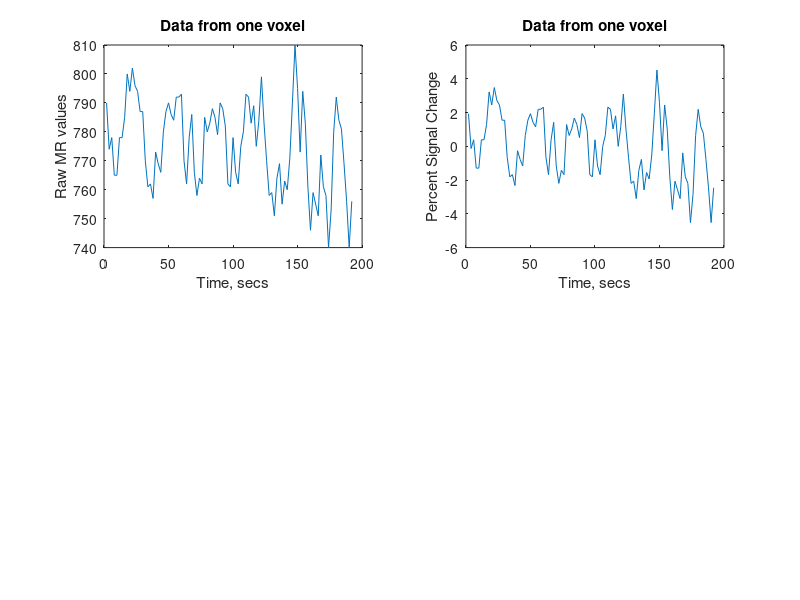
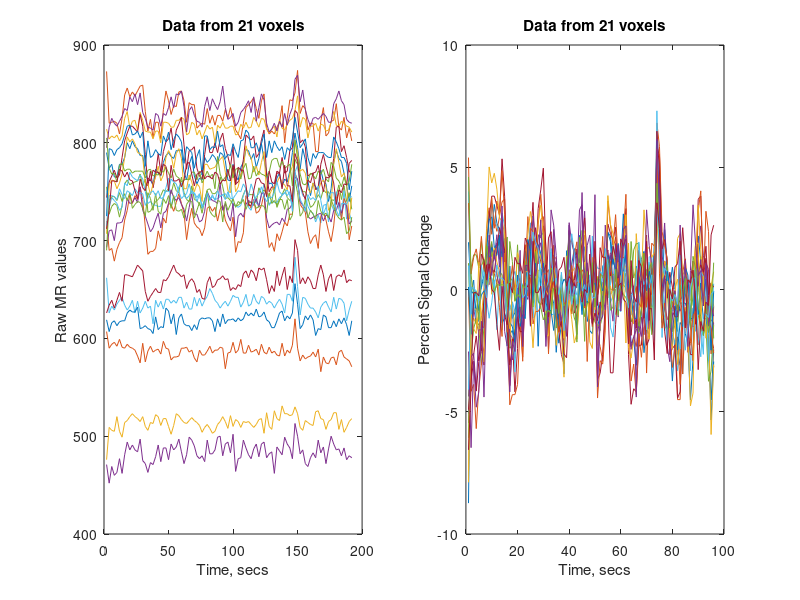

MATLAB code to generate these figures, in order: (Note: this script raises an error after producing the figures.)
%%%%%%%%%%%%%%%%%%%%%%%%%%%%%%%%%%%%%%%%%%%%%%%%%%%%%%%%%
%
% Class:     Psych 204B
% Tutorial:  Identifying MR Signals
% Author:    Rory Sayres/Kalanit Grill-Spector
% Date:      04/19/2004
% Duration:  45 minutes
% Copyright: Stanford University, Rory Sayres
%
%%%%%%%%%%%%%%%%%%%%%%%%%%%%%%%%%%%%%%%%%%%%%%%%%%%%%%%%%

% ************************************************************************
% TO SUBMIT THIS HOMEWORK: email it to Rory Sayres (sayres@stanford.edu)
% by midnight on Friday, October 28. There are 3 questions to answer 
% below. You can either type in the answer beneath the question, or send 
% them in a separate email.
% NOTE: there are two parts to this homework; complete both this and 
% linear_systems_tutorial for homework #3.
% ************************************************************************


% Purpose:   
%
%    This tutorial introduces the student to considerations faced
% by fMRI investigators in distinguishing signals, which we want
% to measure, from noise, which we don't particularly care to
% measure. The noise can come from a variety of different areas,
% which will be discussed in lecture. Among the topics that are
% covered are:
%
%       1) Dealing with signal drift
%
%       2) Contrast - to - noise ratios (CNR);
%
%       3) Averaging, spatially and temporally, to enhance CNR
%
% For this tutorial, we're going to use some data taken from 
% an fMRI scanning session. This is the same session we will
% look at over the coming weeks with the different analysis 
% packages. The session consists of several scans used to
% localize regions of interest involved in different aspects
% of vision.
%
% For this week, we're only going to consider a small
% piece of this data: the time series taken from several
% voxels located in the subject's right area MT. Area
% MT (also known as V5 in some circles) is a visual area 
% which is of considerable interest to many researchers. 
% It processes visual motion, and so is very active when
% a motion stimulus is presented. 
%
% The scan from which this week's data is taken is an MT
% localizer scan, in which the subject saw alternating
% periods of moving and static stimuli. The stimulus was 
% a series of concentric circles. For 16 seconds, the circles
% would stay still, then for the next 16 seconds they would
% move rapidly in and out, then be static, then move, etc.
%
% Each 16-second period is referred to as a block. Because
% there are only two types of blocks in this scan, which 
% alternate, this design is sometimes referred to as an
% ABAB block design. Each pair of two blocks is called a 
% cycle. The scan consisted of six cycles, each 32 seconds
% long, for a total of 192 seconds.
% ('Cycle' refers to the idea that, after a 32-second 
% cycle the stimulus is in the same state as at the beginning
% of the cycle. We're interested in finding brain regions
% whose activation also returns to the same activity level
% at the same point in a cycle. But this is an aside which
% we'll explore later.)


%%%%%%%%%%%%%%%%%%%%%%%%%%%%%%%%%%%%%%%%%%%%%%%%%%%%%%%%%
% 1) Dealing with drift noise
%%%%%%%%%%%%%%%%%%%%%%%%%%%%%%%%%%%%%%%%%%%%%%%%%%%%%%%%%
% Let's load the sample data. As mentioned above, this
% data comes from an MT localizer that lasted 192 seconds,
% and consisted of six cycles of alternating static/motion:
load sampleData;

% the data is contained in a matrix, in which the rows represent time 
% frames and columns represent different voxels. Let's look at the 
% size of our data matrix, using the 'whos' command.
% (An aside: 'who' is a matlab command to show what variables you've
% defined; 'whos' is a more sophisticated command that shows the 
% class of variable, size, and memory taken by each one.)
whos

% you should see a table listing an entry 'data': that's our matrix.
% Notice there are 96 rows. This scan had a TR of 2 seconds, so each 
% row represents a 2-second time frame. Each column is the time
% course for the whole scan from a different voxel. Let's 
% plot some of these time courses!
figure(1); set(gcf,'Name','Data Time Courses');

% First, let's plot the data from one voxel:
subplot(2,2,1); 
t = 2:2:192; % time points for each MR frame
plot(t,data(:,1));
xlabel('Time, secs'); ylabel('Raw MR values');
title('Data from one voxel');

% What do you see? First, you may wonder what
% the y axis represents in this plot. This data is
% taken straight from the P*.7.mag files that are
% created at the scanner, after reconstructing the
% frequency- and phase-encoded signals into an MR image
% (review the MR Imaging and BasicMR tutorials if 
% you're confused about this). So, these values represent
% rather arbitrary units, which depend on many different 
% factors that are subject to change from session to 
% session, and even from voxel to voxel. To 
% get a sense of how the raw signal can vary, let's
% plot all 21 voxels in this sample data:
figure(2); set(gcf,'Name','Data Time Courses');
subplot(1,2,1);
cla;
plot(t,data);
xlabel('Time, secs'); ylabel('Raw MR values');
title('Data from 21 voxels');

% notice how the time courses from different voxels
% can be shifted by very large amounts from one another?
% what we're interested in is the variations in the 
% overall signal that are caused by our varying 
% experimental conditions. 
%
% There are many ways to account 
% for these shifts; one of the simplest ways to do this 
% is to convert to a percent signal change. We can do 
% this by dividing the time course of each voxel 
% by the mean intensity for that voxel:
dc = mean(data); % dc is our estimate for the baseline offset
data = data ./ (ones(size(data,1),1)*dc);

% now, the mean of each time course is 1;
% we'll subtract this away to set the mean to 
% 0 -- meaning zero signal change away from 
% the mean MR intensity:
data = data - 1;

% and to get percent, we multiply by 100:
data = 100 .* data;

% let's look at the time courses now:
subplot(1,2,2);
cla;
plot(data);
xlabel('Time, secs'); ylabel('Percent Signal Change');
title('Data from 21 voxels');

% note that the time courses are much more comparable
% now. 
%
% (Also, an aside: we set 0 percent signal to mean
% no deviation from the mean for the whole time 
% course for that voxel. There are other ways 
% to do this; for instance, many analyses will
% set 0 percent signal to mean the mean value of 
% a particular null or baseline condition to which
% other conditions are compared. We could do that here,
% treating the non-moving stimulus condition as 
% a baseline and comparing it to motion -- but we'll
% keep things simpler for now.) 

% Now that we've gotten the difference between raw
% signals and percent signal change, we can go back 
% to looking at the time series from one voxel. Let's 
% re-plot this voxel as percent signal:
figure(1); subplot(2,2,2);
cla;
plot(t,data(:,1));
xlabel('Time, secs'); ylabel('Percent Signal Change');
title('Data from one voxel');

% what else have you noticed? You may have noted, 
% maybe before anything else, that the signal goes 
% up and down six times, and there are six cycles
% in this scan. We're slowly getting to that. But 
% first, you may notice something else that may be 
% troubling: the signal 'droops' towards the end
% of the scan. This change over time is known as 
% signal drift, and is caused by the scanner 
% hardware, rather than the brain itself. 
% Therefore, it's something to take into account 
% when identifying signals.
%
% There are many strategies to deal with signal
% drift. We'll talk about a few. First, there's 
% a linear trend removal: we assume that the 
% drift can be described by a simple line, and 
% subtract our estimate of that drift. 
%
% We'll use the function detrendTSeries to 
% do this (edit detrendTSeries to see how
% the model is implemented):
detrendedData1 = detrendTSeries(data,-1); % -1 means linear trend removal

subplot(2,2,3); 
plot(t,detrendedData1(:,1));
xlabel('Time, secs'); ylabel('Percent Signal Change');
title('Linear Trend removal');

% notice how the drooping is gone? 

% There are other, more sophisticated detrending
% options that have come up to deal with baseline
% drift, which doesn't always drift linearly. One
% form of drift which sometimes occurs is slow 
% baseline drift: the drift goes up and down at
% a very slow rate, for instance one cycle per minute.
% We can also try removing this estimated drift. 
% Note that this is a form of high-pass filter.
detrendedData2 = detrendTSeries(data,1,16); 

% the 1 means do a low-frequency drift removal,
% and the 16 gives the period of the estimated
% drift.
subplot(2,2,4);
plot(t,detrendedData2(:,1));
xlabel('Time, secs'); ylabel('Percent Signal Change');
title('High-pass Trend removal');

% Notice this doesn't do much more than linear trend
% removal for this case. (It can help for other 
% experimental designs and scans, though.)

% Now, we plot the Fourier spectrum of 
% different frequency energies in the data, to give a
% sense of where the low-frequency drift is
% we take the absolute value of the fft of the data
absFFT = 2*abs(fft(data)) / length(data); 
nFrames = size(data,1); % the # of temporal frames: 92
xfreq = 1:nFrames/2; % the different frequencies we'll plot
subplot(2,2,3);
plot(xfreq,absFFT(2:(nFrames/2)+1));
hold on, plot(xfreq(5:7),absFFT(6:8),'r'); % stimulus-driven signal
xlabel('Frequency, cycles per scan')
ylabel('FFT Units');
title('No detrending')

absFFT2 = 2*abs(fft(detrendedData2)) / length(detrendedData2); 
subplot(2,2,4);
plot(xfreq,absFFT2(2:(nFrames/2)+1));
hold on, plot(xfreq(5:7),absFFT(6:8),'r'); % stimulus-driven signal
xlabel('Frequency, cycles per scan')
ylabel('FFT Units');
title('High-pass Trend removal')

%%%%%%%%%%%%%%%%%%%%%%%%%%
% ***** QUESTION 1 ***** %
%%%%%%%%%%%%%%%%%%%%%%%%%%
% (a) Where did the fourier transform change as a result of the trend
% removal and why?
% (b) Why would this help signal drift, but not, e.g. pulse / respiratory
% artifacts?
% (c) Why, for a 192-second scan, would six cycles, but not three cycles
% or forty cycles, be useful for experimental design? Can you think of 
% any potential drawbacks?


% (Extra Credit) try using detrendTSeries to
% perform quadratic detrending on the data (assume
% the trend is a quadratic function), and compare
% it to the other two types of detrending.

%%%%%%%%%%%%%%%%%%%%%%%%%%%%%%%%%%%%%%%%%%%%%%%%%%%%%%%%%
% 2) Contrast-to-Noise Ratios (CNR)
%%%%%%%%%%%%%%%%%%%%%%%%%%%%%%%%%%%%%%%%%%%%%%%%%%%%%%%%%
% 
% Now we move on to the periodicities we've noted in the
% data. We note that the main fluctuation occurs six 
% times over the course, the same as the number of times
% the stimulus varied between static and moving. We believe
% this fluctuation represents the motion-selective signal
% from MT.
%
% However, you may recall generating predicted hemodynamic
% responses during the linear systems tutorial -- those
% predicted responses were much cleaner than what we see
% here. There's a certain amount of noise. This can come
% from many sources, including both the instrumentation 
% and the brain itself, which we discuss more fully in class.
%
% Before we can come up with plans of dealing with this
% noise, we first want a quantitative way to describe
% how much noise there is relative to the signal we want
% to measure. We'll use the well-known measurement of 
% signal-to-noise ratio, or in this case, contrast-to-
% noise ratio (CNR). (Note that the Huettel book calls
% this quantity functional SNR; it's also referred to as
% functional CRN or dynamic CNR).
%
% As its name suggests, CNR is a ratio, measuring the
% size of the signal we measure relative to the variance
% in its measurement. First, let's make some plots to get
% some sense of the variance. 
figure(3); set(gcf,'Name','Contrast to Noise');

% We'll take the time course from the first voxel, after
% detrending. We'll plot the data from each cycle
% separately:
voxtc = detrendedData2(:,1);

numCycles = 6; 
framesPerCycle = 16;
voxtc = reshape(voxtc,[framesPerCycle numCycles]);

subplot(1,2,1);
plot(repmat(2:2:32,[numCycles 1])',voxtc);
xlabel('Time during cycle, sec'); ylabel('Percent Signal Change');
title('Indiviudal Cycles')
axis tight

% you can see there is variance between different trials.
% A frequent way to display this is by plotting standard
% deviations or standard errors over the mean time course:
subplot(1,2,2);
hold on
patch([16 16 32 32],[-5 -4.7 -4.7 -5],'k');
errorbar(2:2:32,mean(voxtc'),std(voxtc'));
xlabel('Time during cycle, sec'); ylabel('Percent Signal Change');
title('Mean Cycle + Std Dev')
axis tight
hold off

% I've added a black bar at the bottom indicating when the motion
% stimulus was shown. Now, to calculate CNR, we want to measure the
% difference in signal during this time relative to the baseline
% condition (when the static stimulus was shown), and divide
% by the standard deviation during the baseline condition:
staticFrames = 1:8; 
motionFrames = 9:16;
staticValues = voxtc(staticFrames,:);
motionValues = voxtc(motionFrames,:);

signal = mean(motionValues(:)) - mean(staticValues(:));
noise = std(staticValues(:));

CNR = signal/noise

text(3,3,sprintf('CNR: %2.2f',CNR));

% another way to express the signal to noise is in decibels,
% which are defined as 20 * the log base 10 of the ratio:
CNRdb = 20 * log10(CNR)

text(3,2.5,sprintf('(=%2.2f dB)',CNRdb));

% (and yes, these are the same decibels as used in sound --
% decibels are a log scale of the intensity of a sound.)

% (Note also that right now we're including the transition
% times between blocks when the hemodynamic response rises
% and falls. If we'd calculated only during times we'd 
% consider the signal to have reached steady state, the 
% CNR would be higher.)

%%%%%%%%%%%%%%%%%%%%%%%%%%%%%%%%%%%%%%%%%%%%%%%%%%%%%%%%%
% To get a sense of how noise affects the signal, let's 
% take some fake data and add varying levels of noise to
% it. 
%%%%%%%%%%%%%%%%%%%%%%%%%%%%%%%%%%%%%%%%%%%%%%%%%%%%%%%%%

% We'll construct a pulse which specifies when the motion
% signal is on
cycle = [zeros(1,8) ones(1,8)];
pulse = repmat(cycle,[1 numCycles]);

% And we'll take a gamma function hrf:
hrf = heeger_hrf(2:2:16);

% Let's plot both the function and the hrf:
figure(4); set(gcf,'Name','Fake data set with noise');
subplot(5,2,1); 
plot(t,pulse,'k');
axis([0 200 -2 2]);
xlabel('Time, sec'); ylabel('Motion');
title('Stimulus');

subplot(5,2,2);
plot(2:2:16,hrf,'r');
axis([0 18 -0.4 0.4]);
xlabel('Time, sec'); ylabel('% Signal');
title('Ideal HRF');

% Now we convolve to get an estimate of the
% ideal response to the stimulus, with no noise,
% and calculate the CNR (we'll use the calcCNR
% function, which does the same calculation we
% did above):
y0 = conv(pulse,hrf);

CNR = calcCNR(y0(:,4:99));

subplot(3,2,3);
plot(2:2:2*length(y0),y0);
axis([0 210 -0.4 0.8]);
xlabel('Time, sec'); ylabel('% Signal');
title('Ideal Signal');
text(5,-0.2,sprintf('CNR: %2.2f dB',CNR));

% (Note that the zero point for this data
% represents the mean value during the baseline
% period, rather than the overall mean, as 
% was discussed earlier. Always remember to
% check what the experiments set as the zero
% point when reading fMRI studies!)

% Now let's add varying levels of noise and 
% calculate the CNR in each case:
noiseLevels = [.1 .2 .5];
for i = 1:3
    noise = noiseLevels(i) * randn(size(y0));
    y1 = y0 + noise;

    CNR = calcCNR(y1(:,4:99));
    
    subplot(3,2,i+3);
	plot(2:2:2*length(y1),y1);
	axis([0 210 -0.4 0.8]);
    if i > 1    xlabel('Time, sec');    end
    if i==2     ylabel('% Signal');     end
    if i==1	    title('Signal with Noise Added');   end
	text(5,-0.2,sprintf('CNR: %2.2f dB',CNR));
end

%%%%%%%%%%%%%%%%%%%%%%%%%%
% ***** QUESTION 2 ***** %
%%%%%%%%%%%%%%%%%%%%%%%%%%
% (a) In the 4th subplot, you'll note that the CNR, as expressed
% in decibels, is negative. What does this signify?
% (b) What is the difference between this CNR measure, and signal-to-hoise
% as described in the Huettel book?

%%%%%%%%%%%%%%%%%%%%%%%%%%%%%%%%%%%%%%%%%%%%%%%%%%%%%%%%%
% 3) Averaging, spatially and temporally, to enhance CNR
%%%%%%%%%%%%%%%%%%%%%%%%%%%%%%%%%%%%%%%%%%%%%%%%%%%%%%%%%

% Now we can describe how well we've identified a signal
% relative to noise -- now how can we reduce the noise? 
%
% There are many different approaches being taken for this.
% We'll just describe one that is commonly used -- averaging
% the data, both spatially across voxels and temporally 
% across scans, to achieve a higher contrast-to-noise ratio.
%
% First, let's average across voxels. We've already looked 
% at the differences across time courses from different voxels
% in our sample data. Let's look at them again, separately
% for each voxel, for the first ten voxels. For each time course
% we'll calculate the CNR for that voxel alone:
figure(5); set(gcf,'Name','Single Voxel Time Courses');
for i = 1:10
    subplot(5,2,i);
    plot(t,detrendedData2(:,i));
    set(gca,'XTick',[]);
    
    % calculate the CNR for this voxel
    voxtc = detrendedData2(:,i);
    CNRdb = calcCNR(voxtc);
    title(sprintf('CNR: %2.2f dB',CNRdb));

    
    if i==5             ylabel('Percent Signal Change');    end
    if i==9 | i==10     
        xlabel('Time, sec');                
        set(gca,'XTick',[0 100 200]);
    end
end

% Now we'll average across these ten voxels, and compute the CNR:
figure(6); set(gcf,'Name','Averaging Across Voxels');
% subplot(2,1,1);
avgtc = mean(detrendedData2(:,1:10)');
plot(avgtc);
avgtc = reshape(avgtc,[framesPerCycle numCycles]);

% We'll calculate the CNR of this average time course:
staticValues = avgtc(staticFrames,:);
motionValues = avgtc(motionFrames,:);
signal = mean(motionValues(:)) - mean(staticValues(:));
noise = std(staticValues(:));
CNRdb = 20 * log10(signal/noise);
text(5,4,sprintf('CNR: %2.2f dB',CNRdb));

title('Averaging Across 10 voxels')

% the temporal averaging can be done across different
% scans of the same type, which unfortunately isn't
% available for this data set. But we can view the 
% repeated cycles as being the same idea -- increasing
% the number of observations, so as to improve our
% estimate of the signal relative to the noise.

%%%%%%%%%%%%%%%%%%%%%%%%%%
% ***** QUESTION 3 ***** %
%%%%%%%%%%%%%%%%%%%%%%%%%%
% (a) Think of an instance in which spatial averaging would cause a 
% reduction in the CNR. 
% (b) Think of an instance in which temporal averaging would cause a 
% reduction in the CNR. 

%%%%%%%%%%%%%%%%%%%%%%%%%%%%%%%%%%%%%%%%%%%%%%%%%%%%%%%%%
% That's the tutorial ... cheers!
%%%%%%%%%%%%%%%%%%%%%%%%%%%%%%%%%%%%%%%%%%%%%%%%%%%%%%%%%
return